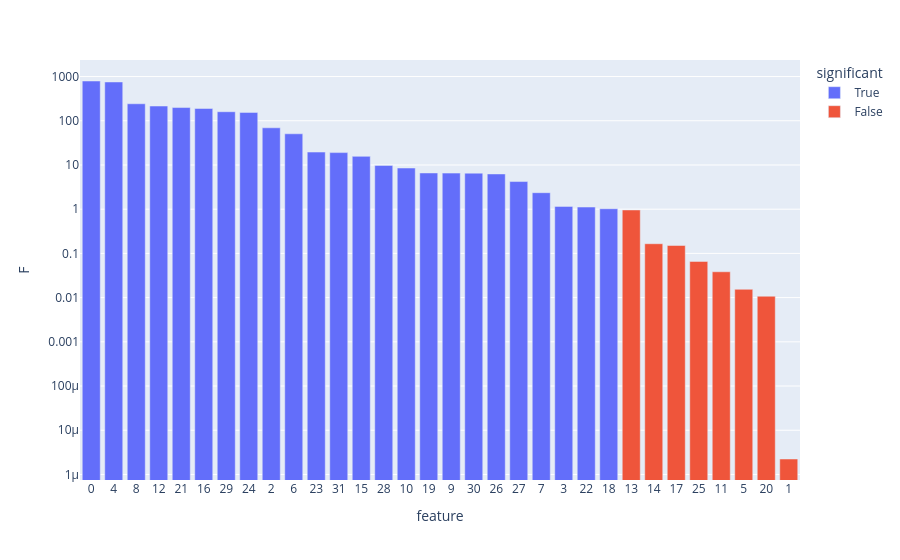

Notebook code for this chart:
### Code cell
fig = px.bar(df, x='feature', y='F', color='significant', log_y=True)
fig.update_xaxes(type='category', categoryorder='total descending')
fig.show()

### Figure 1 — Plotly figure (JSON) as saved in the notebook; plotly's stock layout.template omitted (floating-point values rounded to 4 significant figures)
{"data": [{"hovertemplate": "significant=True<br>feature=%{x}<br>F=%{y}<extra></extra>", "legendgroup": "True", "marker": {"color": "#636efa", "pattern": {"shape": ""}}, "name": "True", "orientation": "v", "showlegend": true, "textposition": "auto", "type": "bar", "x": [0, 2, 3, 4, 6, 7, 8, 9, 10, 12, 15, 16, 18, 19, 21, 22, 23, 24, 26, 27, 28, 29, 30, 31], "xaxis": "x", "y": [793.3, 69.34, 1.157, 754.2, 50.76, 2.362, 242.4, 6.548, 8.529, 215.4, 15.68, 189.8, 1.023, 6.599, 198.9, 1.118, 19.58, 154.6, 6.266, 4.216, 9.786, 160.2, 6.533, 19.06], "yaxis": "y"}, {"hovertemplate": "significant=False<br>feature=%{x}<br>F=%{y}<extra></extra>", "legendgroup": "False", "marker": {"color": "#EF553B", "pattern": {"shape": ""}}, "name": "False", "orientation": "v", "showlegend": true, "textposition": "auto", "type": "bar", "x": [1, 5, 11, 13, 14, 17, 20, 25], "xaxis": "x", "y": [2.238e-06, 0.01541, 0.0384, 0.961, 0.1656, 0.151, 0.01075, 0.06584], "yaxis": "y"}], "layout": {"barmode": "relative", "legend": {"title": {"text": "significant"}, "tracegroupgap": 0}, "margin": {"t": 60}, "xaxis": {"anchor": "y", "categoryorder": "total descending", "domain": [0, 1], "title": {"text": "feature"}, "type": "category"}, "yaxis": {"anchor": "x", "domain": [0, 1], "title": {"text": "F"}, "type": "log"}}}
